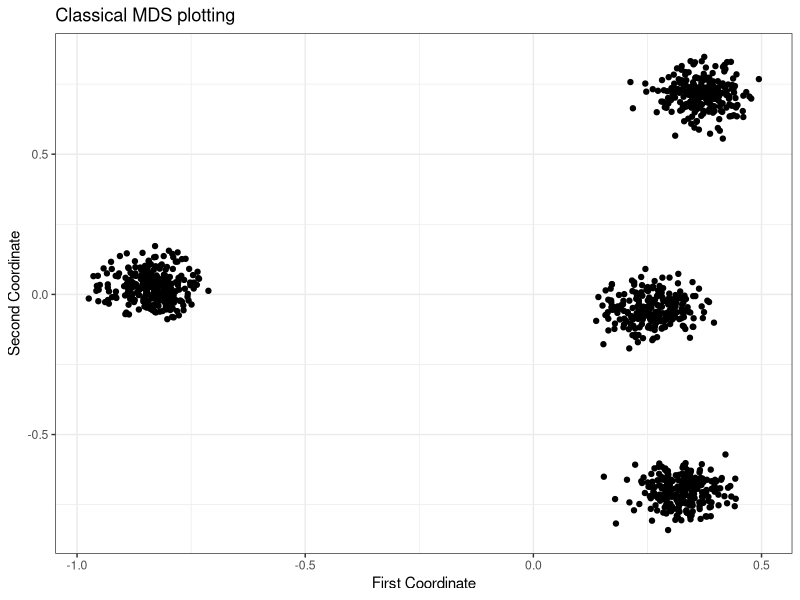
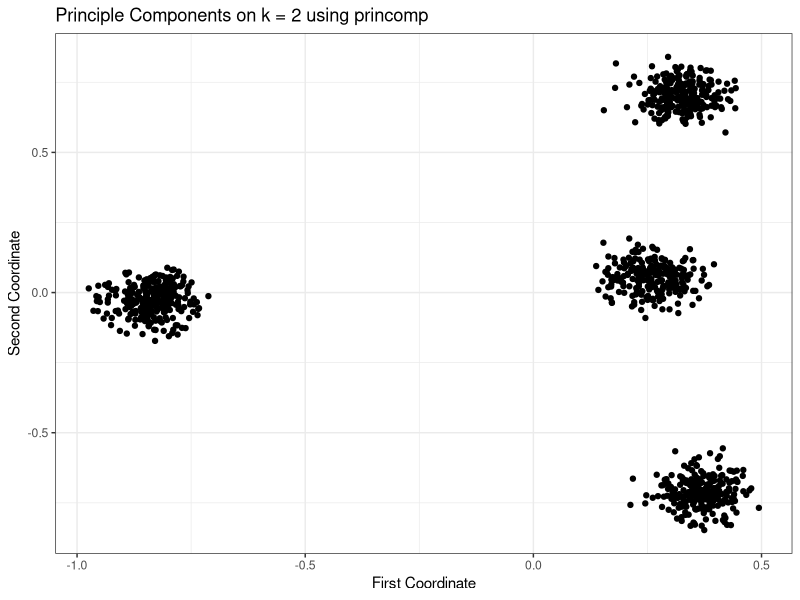
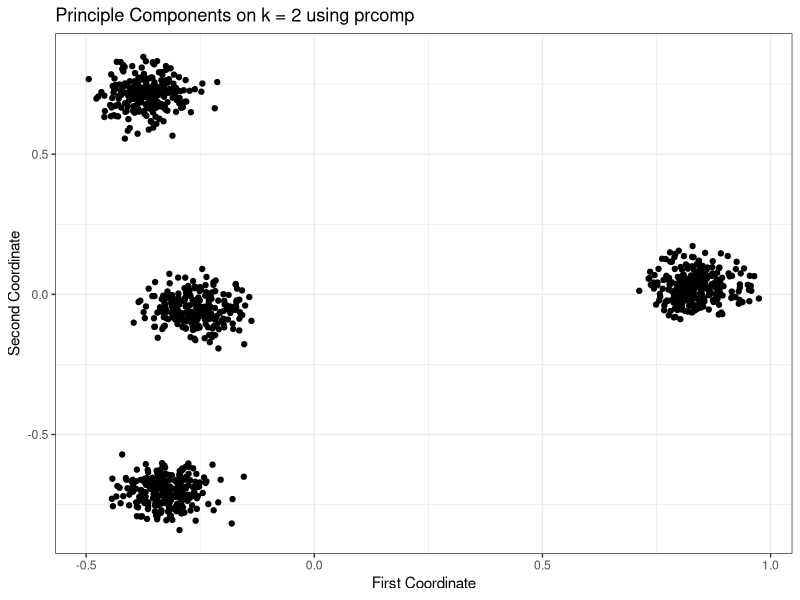
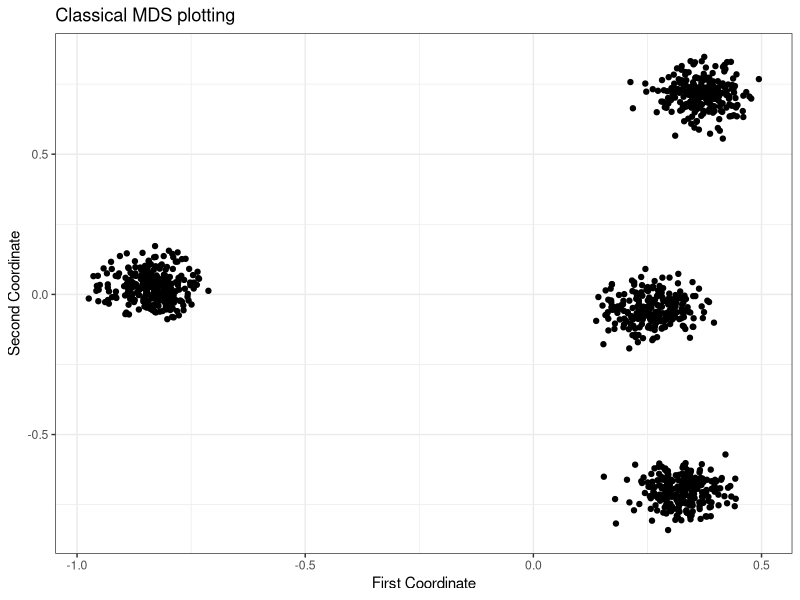
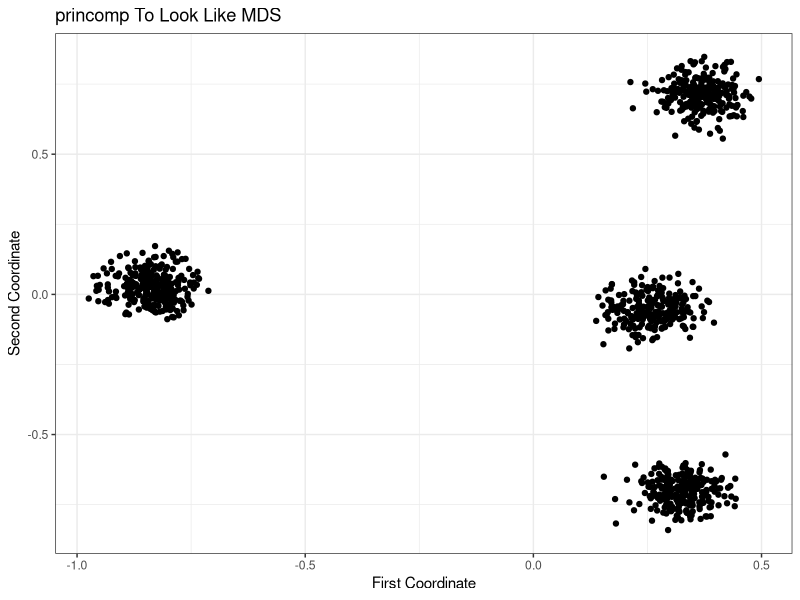
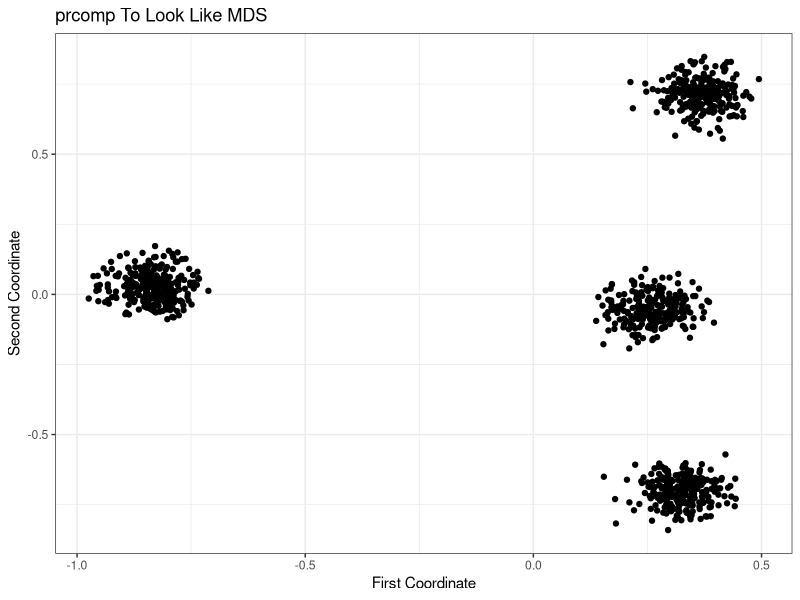

Write the R code that produced these figures, in order.
## ---- chunk 1
knitr::opts_chunk$set(echo = TRUE)
library(tidyverse)
## ---- chunk 2
set.seed(1)
n <- 100
x <- runif(n)
y <- 2*x + rnorm(n) #generate response vector y
x2 <- x+100
X <- cbind(1,x,x2)
#beta.hat <- solve(t(X)%*%X,t(X)%*%y)

## ---- chunk 3
svd.mat <- svd(X, nu = nrow(X), nv = ncol(X))
svd.mat$d
## ---- chunk 4
# Thin svd is u_nxr, Sigma_rxr, V_rxp
# X_nxp, n = 100, p = 3, r= 2
d_r <- svd.mat$d[1:2] # Exclude third value
U_r <- svd.mat$u[1:100, 1:2] # Need r columns, r = 2
V_r <- t(svd.mat$v[1:3, 1:2]) # Need r columns and to store the result as a transpose

# Or, more simply
thin_svd <- svd(X, nu = 2, nv = 2)
## ---- chunk 5
sigma_r <- diag(x = d_r, nrow=2, ncol = 2)
mpInv <- t(V_r) %*% solve(sigma_r) %*% t(U_r) 

B_hat_inv <- mpInv %*% y
my_lm <- lm(y ~ x + x2)
# Need to manually set my_lm coefficient on 2 to 0 from NA
my_lm$coefficients[3] <- 0

# The fitted values for each approach
y_hat_svd <- X %*% B_hat_inv
y_hat_lm <- X %*% my_lm$coefficients

# Check length of each solution
l1 <- sqrt(sum((B_hat_inv)^2))
l2 <- sqrt(sum((my_lm$coefficients)^2))


## ---- chunk 6
CC <- as.matrix(t(c(0, 1, -1)), nrow = 1) # 1 constraint so 1 row, 3 variables so 3 columns

## ---- chunk 7
CC.svd <- svd(CC, nu = nrow(CC), nv = ncol(CC))

# Prove we can re-achieve CC from the svd
sigma_d <- t(c(CC.svd$d, 0, 0))
CC.again <- with(CC.svd, u %*% sigma_d %*% t(v))

# Establish V_bar(r)
V_bar_r <- CC.svd$v[, 2:3] #r = 1 in this case so V_bar_r is created by all columns from 2 to p, where  p = 3 in this case
## ---- chunk 8
design <- X %*% V_bar_r

# Unconstrained
uncon_fit <- lm.fit(design, y)

# Constrained sltn: Premultiply by V_bar_r to the coeff estimates 
con_fit <- V_bar_r %*% uncon_fit$coefficients

# Earlier estimates
my_lm$coefficients

# Verify predictions
  # b_0lm = b_0_con + 100 b_2_con
(my_lm$coefficients[1] - (con_fit[1] + 100*con_fit[3]))[[1]] # 0 except for round off, satisfied
  #b_1lm = 2b_1_con
(my_lm$coefficients[2] - 2 * con_fit[2])[[1]] # 0 except for round off, satisfied
## ---- chunk 9
set.seed(1)
m1 = c(1,rep(0,9),rep(0,90))
m2 = c(0,1,rep(0,8),rep(0,90))
m3 = c(rep(0,8),1,0,rep(0,90))
m4 = c(rep(0,9),1,rep(0,90))
popms = rbind(m1,m2,m3,m4)

sigma_new <- 0.05
vcov_mat <- sigma_new^2 * diag(x = rep(1, n = 100), ncol = 100, nrow = 100)
library(MASS)

# Simulation of population, 2 steps
  nsim <- 1000
  # Uniform value to determine mvnorm parameters
  uni_samp <- runif(nsim) %>% data.frame() %>% mutate(group = case_when(
    . < 0.25 ~ "1",
    . >= 0.25 & . < 0.5 ~ "2",
    . >= 0.5 & . < 0.75 ~ "3",
    TRUE ~ "4"
  ))
  samp <- matrix( ncol = length(m1))
  for(i in 1:nrow(popms)){
    n_dist <- uni_samp %>% filter(group %in% as.character(i)) %>% summarize(n = n())
    reps <- mvrnorm(n = n_dist$n, mu = popms[i,], Sigma = vcov_mat)
    samp <- rbind(samp, reps)
  }
  samp <- samp[-1,]
## ---- chunk 10
centred <- scale(samp, center = T, scale = F)
distances <- dist(centred)
scaled <- cmdscale(distances, k = 2)


# Big plot
scaled %>% data.frame(x = scaled[,1], y = scaled[,2]) %>% ggplot(aes(x = x, y = y)) + geom_point() + ggtitle("Classical MDS plotting") +
  xlab("First Coordinate") + ylab("Second Coordinate") +
  theme_bw()
## ---- chunk 11
PCA_s <- princomp(centred)

# Plotting PC1 vs. PC2 should constitute plotting the scores against each other
PCARes <- PCA_s$scores[, 1:2]

PCARes %>% data.frame(x = PCARes[,1], y = PCARes[,2]) %>% ggplot(aes(x = x, y = y)) + geom_point() + ggtitle("Principle Components on k = 2 using princomp") + xlab("First Coordinate") + ylab("Second Coordinate") + theme_bw()
## ---- chunk 12
PCA2 <- prcomp(centred)

# Plotting PC1 vs. PC2 should constitute plotting the x values against each other
PCA2Res <- PCA2$x[, 1:2]

PCA2Res %>% data.frame(x = PCA2Res[,1], y = PCA2Res[,2]) %>% ggplot(aes(x = x, y = y)) + geom_point() + ggtitle("Principle Components on k = 2 using prcomp") + xlab("First Coordinate") + ylab("Second Coordinate") + theme_bw()
## ---- chunk 13
centred_X <- scale(samp, center = T, scale = F)
centred_svd <- svd(t(centred_X) %*% centred_X)
PCA <- princomp(samp)
head(abs(centred_svd$v) - abs(PCA$loadings))
## ---- chunk 14
# MDS
scaled %>% data.frame(x = scaled[,1], y = scaled[,2]) %>% ggplot(aes(x = x, y = y)) + geom_point() + ggtitle("Classical MDS plotting") +
  xlab("First Coordinate") + ylab("Second Coordinate") +
  theme_bw()

# princomp
PCARes %>% data.frame(x = PCARes[,1], y = -PCARes[,2]) %>% ggplot(aes(x = x, y = y)) + geom_point() + ggtitle("princomp To Look Like MDS") + xlab("First Coordinate") + ylab("Second Coordinate") + theme_bw()

# prcomp
PCA2Res %>% data.frame(x = -PCA2Res[,1], y = PCA2Res[,2]) %>% ggplot(aes(x = x, y = y)) + geom_point() + ggtitle("prcomp To Look Like MDS") + xlab("First Coordinate") + ylab("Second Coordinate") + theme_bw()
## ---- chunk 15
f1=function(X){ 
  X=scale(X,center=TRUE,scale=FALSE)
  ss=eigen(t(X) %*% X)
  return(X%*%ss$vectors[,1:2]) 
  }

f2=function(X){ 
  X=scale(X,center=TRUE,scale=FALSE)
  ss=eigen(X %*% t(X))
  return(ss$vectors[,1:2]%*%diag(sqrt(ss$values[1:2])))
  }


## ---- chunk 16
# i)
system.time(f1(samp))
system.time(f2(samp))
system.time(prcomp(samp))

# ii)
system.time(f1(t(samp)))
system.time(f2(t(samp)))
system.time(prcomp(t(samp)))
